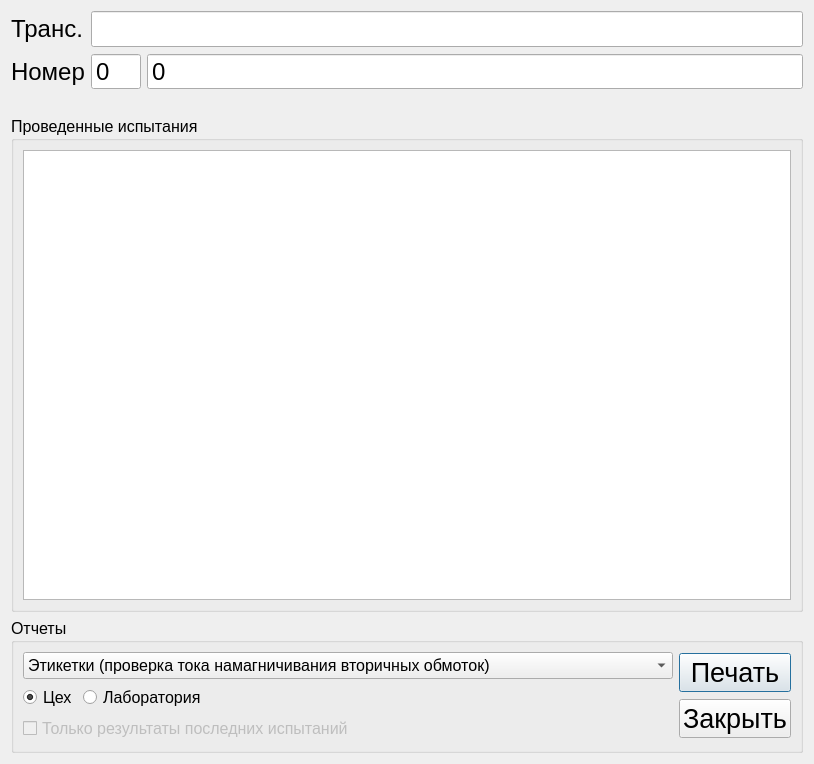
<?xml version="1.0" encoding="UTF-8"?>
<ui version="4.0">
 <class>Dialog</class>
 <widget class="QDialog" name="Dialog">
  <property name="geometry">
   <rect>
    <x>0</x>
    <y>0</y>
    <width>814</width>
    <height>764</height>
   </rect>
  </property>
  <property name="windowTitle">
   <string>Архив</string>
  </property>
  <layout class="QVBoxLayout" name="verticalLayout_3">
   <item>
    <layout class="QFormLayout" name="formLayout">
     <property name="fieldGrowthPolicy">
      <enum>QFormLayout::AllNonFixedFieldsGrow</enum>
     </property>
     <item row="0" column="0">
      <widget class="QLabel" name="label">
       <property name="font">
        <font>
         <pointsize>18</pointsize>
         <weight>50</weight>
         <bold>false</bold>
        </font>
       </property>
       <property name="text">
        <string>Транс.</string>
       </property>
      </widget>
     </item>
     <item row="0" column="1">
      <widget class="QLineEdit" name="leTransformer">
       <property name="font">
        <font>
         <pointsize>18</pointsize>
        </font>
       </property>
      </widget>
     </item>
     <item row="1" column="0">
      <widget class="QLabel" name="label_2">
       <property name="font">
        <font>
         <pointsize>18</pointsize>
         <weight>50</weight>
         <bold>false</bold>
        </font>
       </property>
       <property name="text">
        <string>Номер</string>
       </property>
      </widget>
     </item>
     <item row="1" column="1">
      <layout class="QHBoxLayout" name="horizontalLayout">
       <item>
        <widget class="QSpinBox" name="sbYear">
         <property name="minimumSize">
          <size>
           <width>0</width>
           <height>0</height>
          </size>
         </property>
         <property name="maximumSize">
          <size>
           <width>50</width>
           <height>16777215</height>
          </size>
         </property>
         <property name="font">
          <font>
           <pointsize>18</pointsize>
          </font>
         </property>
         <property name="buttonSymbols">
          <enum>QAbstractSpinBox::NoButtons</enum>
         </property>
        </widget>
       </item>
       <item>
        <widget class="QSpinBox" name="sbNumber">
         <property name="font">
          <font>
           <pointsize>18</pointsize>
          </font>
         </property>
         <property name="buttonSymbols">
          <enum>QAbstractSpinBox::NoButtons</enum>
         </property>
         <property name="minimum">
          <number>-1</number>
         </property>
         <property name="maximum">
          <number>9999999</number>
         </property>
        </widget>
       </item>
      </layout>
     </item>
    </layout>
   </item>
   <item>
    <layout class="QHBoxLayout" name="horizontalLayout_2">
     <item>
      <spacer name="horizontalSpacer">
       <property name="orientation">
        <enum>Qt::Horizontal</enum>
       </property>
       <property name="sizeHint" stdset="0">
        <size>
         <width>40</width>
         <height>20</height>
        </size>
       </property>
      </spacer>
     </item>
     <item>
      <layout class="QVBoxLayout" name="vlKeyboard"/>
     </item>
     <item>
      <spacer name="horizontalSpacer_2">
       <property name="orientation">
        <enum>Qt::Horizontal</enum>
       </property>
       <property name="sizeHint" stdset="0">
        <size>
         <width>40</width>
         <height>20</height>
        </size>
       </property>
      </spacer>
     </item>
    </layout>
   </item>
   <item>
    <widget class="QGroupBox" name="groupBox">
     <property name="font">
      <font>
       <pointsize>12</pointsize>
      </font>
     </property>
     <property name="title">
      <string>Проведенные испытания</string>
     </property>
     <layout class="QVBoxLayout" name="verticalLayout">
      <item>
       <widget class="QTableView" name="tableView">
        <property name="font">
         <font>
          <pointsize>10</pointsize>
          <weight>75</weight>
          <bold>true</bold>
         </font>
        </property>
       </widget>
      </item>
     </layout>
    </widget>
   </item>
   <item>
    <widget class="QGroupBox" name="groupBox_2">
     <property name="maximumSize">
      <size>
       <width>16777215</width>
       <height>150</height>
      </size>
     </property>
     <property name="font">
      <font>
       <pointsize>12</pointsize>
      </font>
     </property>
     <property name="title">
      <string>Отчеты</string>
     </property>
     <layout class="QHBoxLayout" name="horizontalLayout_4">
      <item>
       <layout class="QVBoxLayout" name="verticalLayout_4">
        <item>
         <widget class="QComboBox" name="comboBox">
          <item>
           <property name="text">
            <string>Этикетки (проверка тока намагничивания вторичных обмоток)</string>
           </property>
          </item>
          <item>
           <property name="text">
            <string>Этикетки (поверка вторичных обмоток)</string>
           </property>
          </item>
          <item>
           <property name="text">
            <string>Этикетки (поверка активных частей)</string>
           </property>
          </item>
          <item>
           <property name="text">
            <string>Результаты проверки тока намагничивения вторичных обмоток</string>
           </property>
          </item>
          <item>
           <property name="text">
            <string>Вольт-амперная харастеристика намагничивания обмоток</string>
           </property>
          </item>
          <item>
           <property name="text">
            <string>Протокол испытаний</string>
           </property>
          </item>
          <item>
           <property name="text">
            <string>Общий отчет</string>
           </property>
          </item>
         </widget>
        </item>
        <item>
         <layout class="QHBoxLayout" name="horizontalLayout_3">
          <item>
           <widget class="QRadioButton" name="radioButton">
            <property name="enabled">
             <bool>true</bool>
            </property>
            <property name="text">
             <string>Цех</string>
            </property>
            <property name="checked">
             <bool>true</bool>
            </property>
           </widget>
          </item>
          <item>
           <widget class="QRadioButton" name="radioButton_2">
            <property name="enabled">
             <bool>true</bool>
            </property>
            <property name="text">
             <string>Лаборатория</string>
            </property>
           </widget>
          </item>
          <item>
           <spacer name="horizontalSpacer_3">
            <property name="orientation">
             <enum>Qt::Horizontal</enum>
            </property>
            <property name="sizeHint" stdset="0">
             <size>
              <width>40</width>
              <height>20</height>
             </size>
            </property>
           </spacer>
          </item>
         </layout>
        </item>
        <item>
         <widget class="QCheckBox" name="checkBox">
          <property name="enabled">
           <bool>false</bool>
          </property>
          <property name="text">
           <string>Только результаты последних испытаний</string>
          </property>
         </widget>
        </item>
       </layout>
      </item>
      <item>
       <layout class="QVBoxLayout" name="verticalLayout_2">
        <item>
         <widget class="QPushButton" name="pushButton">
          <property name="maximumSize">
           <size>
            <width>150</width>
            <height>16777215</height>
           </size>
          </property>
          <property name="font">
           <font>
            <pointsize>20</pointsize>
           </font>
          </property>
          <property name="text">
           <string>Печать</string>
          </property>
         </widget>
        </item>
        <item>
         <widget class="QPushButton" name="pushButton_2">
          <property name="maximumSize">
           <size>
            <width>150</width>
            <height>16777215</height>
           </size>
          </property>
          <property name="font">
           <font>
            <pointsize>20</pointsize>
           </font>
          </property>
          <property name="text">
           <string>Закрыть</string>
          </property>
         </widget>
        </item>
       </layout>
      </item>
     </layout>
    </widget>
   </item>
  </layout>
 </widget>
 <resources/>
 <connections/>
</ui>
